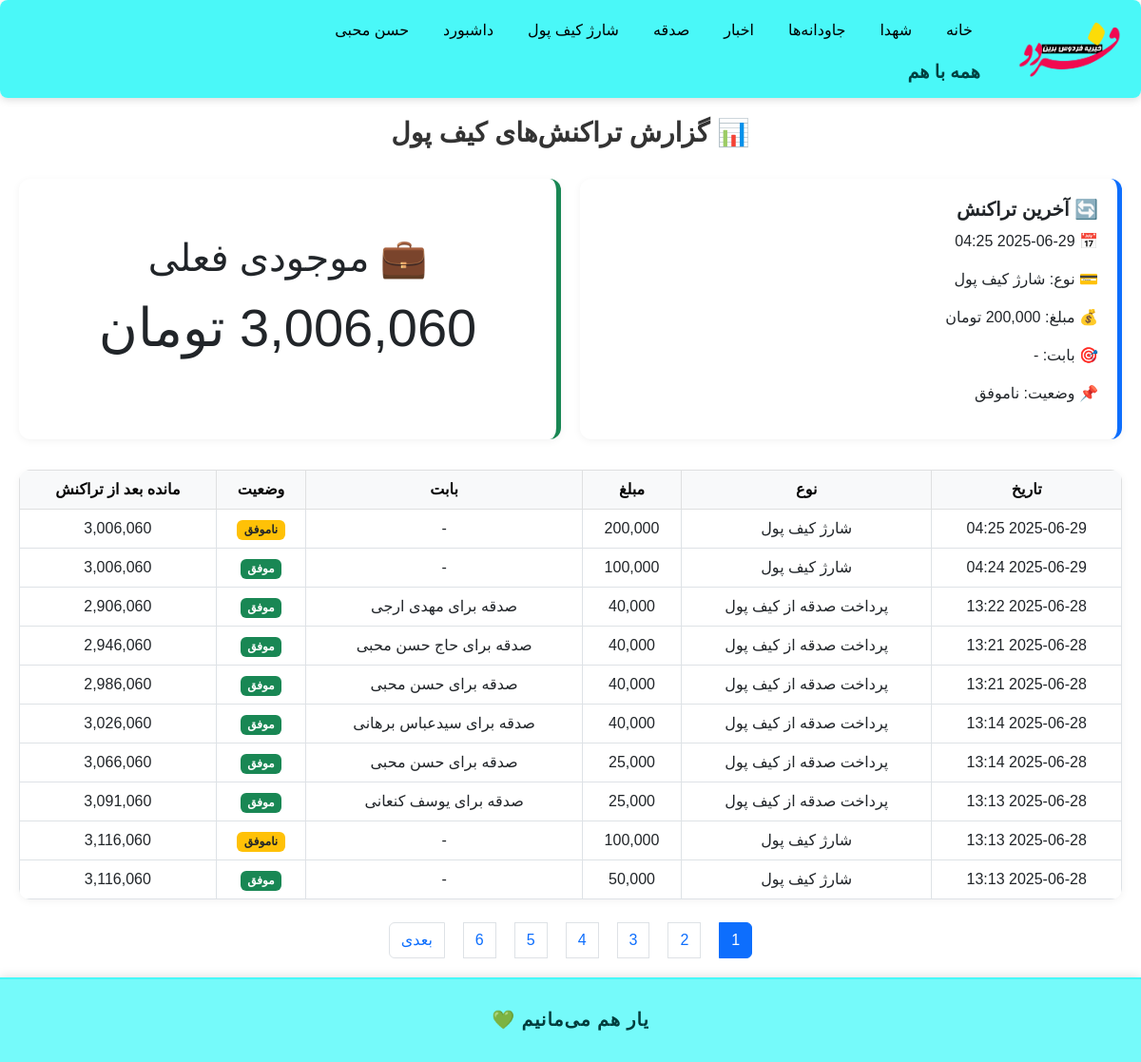
The app's page /wallet/report/ (signed in) with its own data.
### accounts/models.py (models this page shows, shortened)
class User(AbstractBaseUser, PermissionsMixin):
    GENDER_CHOICES = (
        ('M', 'مرد'),
        ('F', 'زن'),
    )
    phone = models.CharField(max_length=11, unique=True)
    first_name = models.CharField(max_length=100, blank=True)
    last_name = models.CharField(max_length=100, blank=True)
    national_code = models.CharField(max_length=10, blank=True)
    image = models.ImageField(upload_to='profiles/', blank=True, null=True)
    gender = models.CharField(max_length=1, choices=GENDER_CHOICES, blank=True, null=True)
    is_active = models.BooleanField(default=True)
    is_staff = models.BooleanField(default=False)
    is_profile_completed = models.BooleanField(default=False)
    allowed_categories = models.ManyToManyField(
        'news.Category',
        related_name='allowed_users',
        blank=True,
        verbose_name='دسته‌بندی‌های مجاز برای ارسال خبر'
    )
    groups = models.ManyToManyField(
        'auth.Group',
        related_name='accounts_user_set',
        blank=True
    )
    user_permissions = models.ManyToManyField(
        'auth.Permission',
        related_name='accounts_user_permissions_set',
        blank=True
    )
    objects = UserManager()
    USERNAME_FIELD = 'phone'
    def get_full_name(self):
        return f"{self.first_name} {self.last_name}".strip()

### wallet/models.py (models this page shows, shortened)
class WalletTransaction(models.Model):
    TRANSACTION_TYPES = [
        ('CHARGE', 'شارژ کیف پول'),
        ('DONATION', 'پرداخت صدقه از کیف پول'),
    ]
    STATUS_CHOICES = [
        ('SUCCESS', 'موفق'),
        ('FAILED', 'ناموفق'),
        ('PENDING', 'در انتظار'),
    ]
    wallet = models.ForeignKey(
        Wallet,
        on_delete=models.CASCADE,
        related_name='transactions'
    )
    amount = models.PositiveIntegerField(verbose_name="مبلغ (تومان)")
    transaction_type = models.CharField(
        max_length=10,
        choices=TRANSACTION_TYPES,
        default='CHARGE'
    )
    cause = models.CharField(
        max_length=20,
        choices=Donation.CAUSES,
        null=True,
        blank=True,
        verbose_name="بابت صدقه"
    )
    status = models.CharField(
        max_length=10,
        choices=STATUS_CHOICES,
        default='SUCCESS'
    )
    created_at = models.DateTimeField(auto_now_add=True)
    ref_id = models.CharField(max_length=100, null=True, blank=True, verbose_name="شناسه مرجع تراکنش")

### wallet/views.py (the view)
# urls.py: path('report/', views.wallet_transactions_report, name='wallet_transactions_report'),
@login_required
def wallet_transactions_report(request):
    wallet = Wallet.objects.filter(user=request.user).first()
    if not wallet:
        return render(request, 'wallet/wallet_report.html', {
            'latest_tx': None,
            'wallet': None,
            'page_obj': [],
        })
    all_transactions = wallet.transactions.order_by('-created_at')
    tx_with_balances = []
    balance = wallet.balance
    for tx in all_transactions:
        tx_with_balances.append({
            'tx': tx,
            'balance_after': balance
        })
        if tx.status == 'SUCCESS':
            if tx.transaction_type == 'CHARGE':
                balance -= tx.amount
            elif tx.transaction_type == 'DONATION':
                balance += tx.amount
    paginator = Paginator(tx_with_balances, 10)
    page_number = request.GET.get('page')
    page_obj = paginator.get_page(page_number)
    return render(request, 'wallet/wallet_report.html', {
        'wallet': wallet,
        'latest_tx': all_transactions.first(),
        'page_obj': page_obj,
    })

### templates/wallet/wallet_report.html (shortened to what this page needs)
{% extends "base.html" %}
{% load static %}
{% load humanize %}
{% block content %}
<h2 class="wallet-header">📊 گزارش تراکنش‌های کیف پول</h2>
<div class="wallet-cards">
  {% if latest_tx %}
    <div class="wallet-card bg-latest">
      <h5>🔄 آخرین تراکنش</h5>
      <p>📅 {{ latest_tx.created_at|date:"Y-m-d H:i" }}</p>
      <p>💳 نوع: {{ latest_tx.get_transaction_type_display }}</p>
      <p>💰 مبلغ: {{ latest_tx.amount|floatformat:0|intcomma }} تومان</p>
      <p>🎯 بابت: {{ latest_tx.get_cause_display|default:"-" }}</p>
      <p>📌 وضعیت: {{ latest_tx.get_status_display }}</p>
    </div>
  {% endif %}
  {% if wallet %}
    <div class="wallet-card bg-balance text-center">
      <h1>💼 موجودی فعلی</h1>
      <p style="font-size: 3.5rem;">{{ wallet.balance|floatformat:0|intcomma }} تومان</p>
    </div>
  {% endif %}
</div>
<div class="wallet-table mt-4">
  <table class="table table-bordered table-hover mb-0">
    <thead class="table-light">
      <tr>
        <th>تاریخ</th>
        <th>نوع</th>
        <th>مبلغ</th>
        <th>بابت</th>
        <th>وضعیت</th>
        <th>مانده بعد از تراکنش</th>
      </tr>
    </thead>
    <tbody>
      {% for item in page_obj %}
        <tr>
          <td>{{ item.tx.created_at|date:"Y-m-d H:i" }}</td>
          <td>{{ item.tx.get_transaction_type_display }}</td>
          <td>{{ item.tx.amount|floatformat:0|intcomma }}</td>
          <td>{{ item.tx.get_cause_display|default:"-" }}</td>
          <td>
            {% if item.tx.status == 'SUCCESS' %}
              <span class="badge bg-success">موفق</span>
            {% else %}
              <span class="badge bg-warning text-dark">ناموفق</span>
            {% endif %}
          </td>
          <td>{{ item.balance_after|floatformat:0|intcomma }}</td>
        </tr>
      {% empty %}
        <tr><td colspan="6">تراکنشی یافت نشد.</td></tr>
      {% endfor %}
    </tbody>
  </table>
</div>
<nav>
  <ul class="pagination">
    {% for num in page_obj.paginator.page_range %}
      <li class="page-item {% if page_obj.number == num %}active{% endif %}">
        <a class="page-link" href="?page={{ num }}">{{ num }}</a>
      </li>
    {% endfor %}
    {% if page_obj.has_next %}
      <li class="page-item">
        <a class="page-link" href="?page={{ page_obj.next_page_number }}">بعدی</a>
      </li>
    {% endif %}
  </ul>
</nav>
{% endblock %}

### templates/base.html (shortened to what this page needs)
<!DOCTYPE html>
{% load static %}
<html lang="fa">
<head>
    <link href="https://cdn.jsdelivr.net/npm/bootstrap@5.3.0/dist/css/bootstrap.rtl.min.css" rel="stylesheet">
    <link href="https://cdn.jsdelivr.net/npm/bootstrap-icons@1.10.5/font/bootstrap-icons.css" rel="stylesheet">
    <link rel="stylesheet" href="https://cdn.jsdelivr.net/npm/persian-datepicker@1.2.0/dist/css/persian-datepicker.min.css">
</head>
<body>
<header>
    <nav style="
        background-color: rgba(43, 247, 247, 0.85);
        display: flex;
        justify-content: space-between;
        align-items: stretch;
        padding: 12px 20px;
        box-shadow: 0 2px 8px rgba(0,0,0,0.15);
        border-radius: 8px;
        backdrop-filter: saturate(180%) blur(10px);
        -webkit-backdrop-filter: saturate(180%) blur(10px);
    ">
        <div style="flex: 0 0 auto; text-align: center; margin-left: 1cm; display: flex; flex-direction: column; justify-content: center;">
            <a href="/">
                <img src="{% static 'images/logo.png' %}" alt="Logo" style="height: 70px;">
            </a>
        </div>
        <div style="flex: 1; display: flex; flex-direction: column; justify-content: center;">
            <ul style="
                display: flex;
                flex-wrap: wrap;
                justify-content: flex-start;
                gap: 20px;
                list-style: none;
                margin: 0;
                padding: 0;
            ">
                <li><a href="/">خانه</a></li>
                <li><a href="/martyrs/list/">شهدا</a></li>
                <li><a href="{% url 'eternals:list' %}">جاودانه‌ها</a></li>
                <li><a href="{% url 'news:news_list' %}">اخبار</a></li>
                <li><a href="{% url 'donation:donate' %}">صدقه</a></li>
                {% if user.is_authenticated %}
                    <li><a href="{% url 'wallet:charge_wallet' %}">شارژ کیف پول</a></li>
                    <li><a href="{% url 'accounts:dashboard' %}">داشبورد</a></li>
                {% else %}
                    <li><a href="{% url 'accounts:login' %}?next={% url 'wallet:charge_wallet' %}">شارژ کیف پول</a></li>
                    <li><a href="{% url 'accounts:login' %}?next={% url 'accounts:dashboard' %}">پروفایل</a></li>
                {% endif %}
                {% if user.is_authenticated %}
                    <li>
                        <a href="#">
                            {% if user.gender == 'male' %}
                                آقای {{ user.last_name }}
                            {% elif user.gender == 'female' %}
                                خانم {{ user.last_name }}
                            {% else %}
                                {{ user.get_full_name|default:user.phone }}
                            {% endif %}
                        </a>
                    </li>
                {% else %}
                    <li><a href="{% url 'accounts:login' %}">ورود</a></li>
                {% endif %}
            </ul>
            <div style="margin-top: 10px; font-weight: bold; font-size: 1.2em; color: #004141;">
                همه با هم
            </div>
        </div>
    </nav>
</header>
<main>
    {% block content %}{% endblock %}
</main>
<footer style="
    background-color: #2bf7f7a6;
    text-align: center;
    padding: 1.5em;
    font-family: 'Vazirmatn', sans-serif;
    font-size: 1.2em;
    font-weight: bold;
    color: #003c3c;
    box-shadow: 0 -2px 10px rgba(0, 0, 0, 0.1);
    border-top: 2px solid #2bf7f7a6;
    letter-spacing: 1px;
">
    یار هم می‌مانیم 💚
</footer>
</body>
</html>

### templates/base.html (style rules this page uses)
body { font-family: sans-serif; margin: 0; padding: 0; direction: rtl; background-color: #ffffff; }
header { background-color: #ffffff; padding: 0; }
footer { background-color: #333; color: white; padding: 10px 20px; }
nav ul { list-style: none; display: flex; justify-content: flex-start; gap: 20px; padding: 0; margin: 0; }
nav ul li { position: relative; }
nav ul li a { color: rgb(0, 0, 0); text-decoration: none; padding: 8px; display: block; }
main { padding: 20px; }

### templates/wallet/wallet_report.html (style rules this page uses)
.wallet-header { text-align: center; font-size: 1.75rem; font-weight: bold; margin-bottom: 2rem; color: #333; }
.wallet-cards { display: flex; flex-wrap: wrap; gap: 20px; justify-content: center; margin-bottom: 2rem; }
.wallet-card { flex: 1 1 280px; background: #fff; border-radius: 12px; box-shadow: 0 2px 8px rgba(0,0,0,0.05); padding: 20px; min-height: 180px; display: flex; flex-direction: column; justify-content: center; transition: transform 0.2s ease; }
.wallet-card h5 { font-weight: bold; margin-bottom: 10px; }
.bg-latest { border-right: 5px solid #0d6efd; }
.bg-balance { border-right: 5px solid #198754; }
.wallet-table { background: #fff; border-radius: 12px; overflow: hidden; box-shadow: 0 2px 8px rgba(0,0,0,0.05); }
.wallet-table table { margin: 0; }
.wallet-table th, .wallet-table td { text-align: center; vertical-align: middle; }
.pagination { justify-content: center; margin-top: 1.5rem; }

### records on screen
User: get_full_name "حسن محبی"
WalletTransaction: created_at "2025-06-29 04:25", transaction_type "شارژ کیف پول", cause "-", status "ناموفق", tx.created_at "2025-06-29 04:25", tx.transaction_type "شارژ کیف پول", tx.amount "200,000", tx.cause "-", balance_after "3,006,060"
WalletTransaction: tx.created_at "2025-06-29 04:24", tx.transaction_type "شارژ کیف پول", tx.amount "100,000", tx.cause "-", status "موفق", balance_after "3,006,060"
WalletTransaction: tx.created_at "2025-06-28 13:22", tx.transaction_type "پرداخت صدقه از کیف پول", tx.amount "40,000", tx.cause "صدقه برای مهدی ارجی", status "موفق", balance_after "2,906,060"
WalletTransaction: tx.created_at "2025-06-28 13:21", tx.transaction_type "پرداخت صدقه از کیف پول", tx.amount "40,000", tx.cause "صدقه برای حاج حسن محبی", status "موفق", balance_after "2,946,060"
WalletTransaction: tx.created_at "2025-06-28 13:21", tx.transaction_type "پرداخت صدقه از کیف پول", tx.amount "40,000", tx.cause "صدقه برای حسن محبی", status "موفق", balance_after "2,986,060"
WalletTransaction: tx.created_at "2025-06-28 13:14", tx.transaction_type "پرداخت صدقه از کیف پول", tx.amount "40,000", tx.cause "صدقه برای سیدعباس برهانی", status "موفق", balance_after "3,026,060"
WalletTransaction: tx.created_at "2025-06-28 13:14", tx.transaction_type "پرداخت صدقه از کیف پول", tx.amount "25,000", tx.cause "صدقه برای حسن محبی", status "موفق", balance_after "3,066,060"
WalletTransaction: tx.created_at "2025-06-28 13:13", tx.transaction_type "پرداخت صدقه از کیف پول", tx.amount "25,000", tx.cause "صدقه برای یوسف کنعانی", status "موفق", balance_after "3,091,060"
WalletTransaction: tx.created_at "2025-06-28 13:13", tx.transaction_type "شارژ کیف پول", tx.amount "100,000", tx.cause "-", status "ناموفق", balance_after "3,116,060"
WalletTransaction: tx.created_at "2025-06-28 13:13", tx.transaction_type "شارژ کیف پول", tx.amount "50,000", tx.cause "-", status "موفق", balance_after "3,116,060"

### other values on screen
{{ num }} "1" "2" "3" "4" "5" "6"
